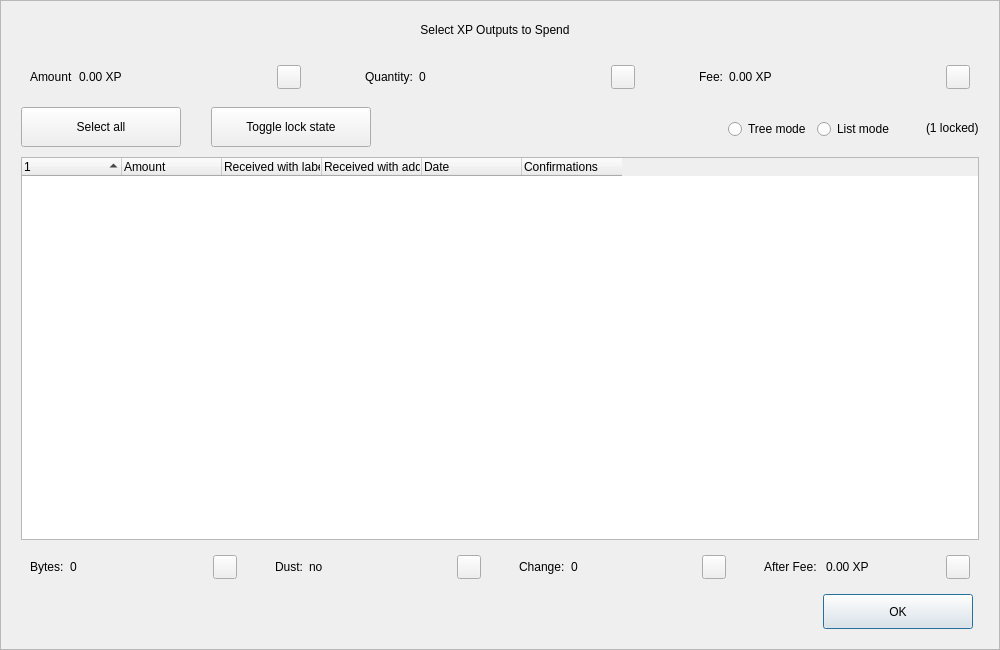
<?xml version="1.0" encoding="UTF-8"?>
<ui version="4.0">
 <class>CoinControlDialog</class>
 <widget class="QDialog" name="CoinControlDialog">
  <property name="geometry">
   <rect>
    <x>0</x>
    <y>0</y>
    <width>1000</width>
    <height>650</height>
   </rect>
  </property>
  <property name="minimumSize">
   <size>
    <width>950</width>
    <height>650</height>
   </size>
  </property>
  <property name="windowTitle">
   <string>Coin Selection</string>
  </property>
  <property name="styleSheet">
   <string notr="true"/>
  </property>
  <layout class="QVBoxLayout" name="verticalLayout">
   <property name="spacing">
    <number>0</number>
   </property>
   <property name="leftMargin">
    <number>0</number>
   </property>
   <property name="topMargin">
    <number>0</number>
   </property>
   <property name="rightMargin">
    <number>0</number>
   </property>
   <property name="bottomMargin">
    <number>0</number>
   </property>
   <item>
    <widget class="QFrame" name="frameContainer">
     <property name="toolTipDuration">
      <number>0</number>
     </property>
     <property name="frameShape">
      <enum>QFrame::StyledPanel</enum>
     </property>
     <property name="frameShadow">
      <enum>QFrame::Raised</enum>
     </property>
     <layout class="QVBoxLayout" name="verticalLayout_2">
      <property name="leftMargin">
       <number>0</number>
      </property>
      <property name="rightMargin">
       <number>0</number>
      </property>
      <property name="bottomMargin">
       <number>20</number>
      </property>
      <item>
       <layout class="QHBoxLayout" name="horizontalLayout_12">
        <property name="spacing">
         <number>0</number>
        </property>
        <property name="leftMargin">
         <number>20</number>
        </property>
        <property name="rightMargin">
         <number>30</number>
        </property>
        <item>
         <spacer name="horizontalSpacer_4">
          <property name="orientation">
           <enum>Qt::Horizontal</enum>
          </property>
          <property name="sizeHint" stdset="0">
           <size>
            <width>40</width>
            <height>20</height>
           </size>
          </property>
         </spacer>
        </item>
        <item>
         <widget class="QLabel" name="labelTitle">
          <property name="minimumSize">
           <size>
            <width>0</width>
            <height>40</height>
           </size>
          </property>
          <property name="maximumSize">
           <size>
            <width>16777215</width>
            <height>40</height>
           </size>
          </property>
          <property name="text">
           <string>Select XP Outputs to Spend</string>
          </property>
          <property name="alignment">
           <set>Qt::AlignCenter</set>
          </property>
          <property name="margin">
           <number>7</number>
          </property>
         </widget>
        </item>
        <item>
         <spacer name="horizontalSpacer_5">
          <property name="orientation">
           <enum>Qt::Horizontal</enum>
          </property>
          <property name="sizeHint" stdset="0">
           <size>
            <width>40</width>
            <height>20</height>
           </size>
          </property>
         </spacer>
        </item>
       </layout>
      </item>
      <item>
       <layout class="QHBoxLayout" name="horizontalLayout_8">
        <property name="leftMargin">
         <number>20</number>
        </property>
        <property name="rightMargin">
         <number>20</number>
        </property>
        <item>
         <widget class="QWidget" name="layoutAmount" native="true">
          <layout class="QHBoxLayout" name="horizontalLayout_9" stretch="0,1,0">
           <item>
            <widget class="QLabel" name="labelCoinControlAmountText">
             <property name="text">
              <string>Amount</string>
             </property>
            </widget>
           </item>
           <item>
            <widget class="QLabel" name="labelCoinControlAmount">
             <property name="text">
              <string>0.00 XP</string>
             </property>
            </widget>
           </item>
           <item alignment="Qt::AlignHCenter|Qt::AlignVCenter">
            <widget class="QPushButton" name="pushButtonAmount">
             <property name="minimumSize">
              <size>
               <width>0</width>
               <height>24</height>
              </size>
             </property>
             <property name="maximumSize">
              <size>
               <width>24</width>
               <height>26</height>
              </size>
             </property>
             <property name="focusPolicy">
              <enum>Qt::NoFocus</enum>
             </property>
             <property name="styleSheet">
              <string notr="true">padding-bottom:2px;
padding-right:4px;</string>
             </property>
             <property name="text">
              <string/>
             </property>
            </widget>
           </item>
          </layout>
         </widget>
        </item>
        <item>
         <spacer name="horizontalSpacer_2">
          <property name="orientation">
           <enum>Qt::Horizontal</enum>
          </property>
          <property name="sizeType">
           <enum>QSizePolicy::Fixed</enum>
          </property>
          <property name="sizeHint" stdset="0">
           <size>
            <width>40</width>
            <height>20</height>
           </size>
          </property>
         </spacer>
        </item>
        <item>
         <widget class="QWidget" name="layoutQuantity" native="true">
          <layout class="QHBoxLayout" name="horizontalLayout_10" stretch="0,1,0">
           <item>
            <widget class="QLabel" name="labelCoinControlQuantityText">
             <property name="text">
              <string>Quantity:</string>
             </property>
            </widget>
           </item>
           <item>
            <widget class="QLabel" name="labelCoinControlQuantity">
             <property name="text">
              <string>0</string>
             </property>
            </widget>
           </item>
           <item alignment="Qt::AlignHCenter|Qt::AlignVCenter">
            <widget class="QPushButton" name="pushButtonQuantity">
             <property name="minimumSize">
              <size>
               <width>0</width>
               <height>24</height>
              </size>
             </property>
             <property name="maximumSize">
              <size>
               <width>24</width>
               <height>26</height>
              </size>
             </property>
             <property name="focusPolicy">
              <enum>Qt::NoFocus</enum>
             </property>
             <property name="styleSheet">
              <string notr="true">padding-bottom:2px;
               padding-right:4px;</string>
             </property>
             <property name="text">
              <string/>
             </property>
            </widget>
           </item>
          </layout>
         </widget>
        </item>
        <item>
         <spacer name="horizontalSpacer_22">
          <property name="orientation">
           <enum>Qt::Horizontal</enum>
          </property>
          <property name="sizeType">
           <enum>QSizePolicy::Fixed</enum>
          </property>
          <property name="sizeHint" stdset="0">
           <size>
            <width>40</width>
            <height>20</height>
           </size>
          </property>
         </spacer>
        </item>
        <item>
         <widget class="QWidget" name="layoutFee" native="true">
          <layout class="QHBoxLayout" name="horizontalLayout_11" stretch="0,1,0">
           <item>
            <widget class="QLabel" name="labelCoinControlFeeText">
             <property name="text">
              <string>Fee:</string>
             </property>
            </widget>
           </item>
           <item>
            <widget class="QLabel" name="labelCoinControlFee">
             <property name="text">
              <string>0.00 XP</string>
             </property>
            </widget>
           </item>
           <item alignment="Qt::AlignHCenter|Qt::AlignVCenter">
            <widget class="QPushButton" name="pushButtonFee">
             <property name="minimumSize">
              <size>
               <width>0</width>
               <height>24</height>
              </size>
             </property>
             <property name="maximumSize">
              <size>
               <width>24</width>
               <height>26</height>
              </size>
             </property>
             <property name="focusPolicy">
              <enum>Qt::NoFocus</enum>
             </property>
             <property name="styleSheet">
              <string notr="true">padding-bottom:2px;
               padding-right:4px;</string>
             </property>
             <property name="text">
              <string/>
             </property>
            </widget>
           </item>
          </layout>
         </widget>
        </item>
       </layout>
      </item>
      <item>
       <widget class="QFrame" name="frame">
        <property name="minimumSize">
         <size>
          <width>0</width>
          <height>40</height>
         </size>
        </property>
        <property name="styleSheet">
         <string notr="true">#frame {
	border:0;
}</string>
        </property>
        <property name="frameShape">
         <enum>QFrame::StyledPanel</enum>
        </property>
        <property name="frameShadow">
         <enum>QFrame::Sunken</enum>
        </property>
        <layout class="QHBoxLayout" name="horizontalLayout">
         <property name="spacing">
          <number>0</number>
         </property>
         <property name="leftMargin">
          <number>20</number>
         </property>
         <property name="topMargin">
          <number>0</number>
         </property>
         <property name="rightMargin">
          <number>20</number>
         </property>
         <property name="bottomMargin">
          <number>0</number>
         </property>
         <item>
          <layout class="QHBoxLayout" name="horizontalLayoutPanel" stretch="0,0,0,0,0,0">
           <property name="spacing">
            <number>20</number>
           </property>
           <item>
            <widget class="QPushButton" name="pushButtonSelectAll">
             <property name="sizePolicy">
              <sizepolicy hsizetype="Maximum" vsizetype="Fixed">
               <horstretch>0</horstretch>
               <verstretch>0</verstretch>
              </sizepolicy>
             </property>
             <property name="minimumSize">
              <size>
               <width>160</width>
               <height>40</height>
              </size>
             </property>
             <property name="maximumSize">
              <size>
               <width>16777215</width>
               <height>40</height>
              </size>
             </property>
             <property name="text">
              <string>Select all</string>
             </property>
             <property name="checkable">
              <bool>true</bool>
             </property>
             <property name="checked">
              <bool>false</bool>
             </property>
             <property name="autoExclusive">
              <bool>false</bool>
             </property>
             <property name="autoDefault">
              <bool>false</bool>
             </property>
            </widget>
           </item>
           <item>
            <spacer name="horizontalSpacer_6">
             <property name="orientation">
              <enum>Qt::Horizontal</enum>
             </property>
             <property name="sizeType">
              <enum>QSizePolicy::Fixed</enum>
             </property>
             <property name="sizeHint" stdset="0">
              <size>
               <width>10</width>
               <height>20</height>
              </size>
             </property>
            </spacer>
           </item>
           <item>
            <widget class="QPushButton" name="pushButtonToggleLock">
             <property name="sizePolicy">
              <sizepolicy hsizetype="Maximum" vsizetype="Fixed">
               <horstretch>0</horstretch>
               <verstretch>0</verstretch>
              </sizepolicy>
             </property>
             <property name="minimumSize">
              <size>
               <width>160</width>
               <height>40</height>
              </size>
             </property>
             <property name="maximumSize">
              <size>
               <width>16777215</width>
               <height>40</height>
              </size>
             </property>
             <property name="text">
              <string>Toggle lock state</string>
             </property>
             <property name="checkable">
              <bool>true</bool>
             </property>
             <property name="autoExclusive">
              <bool>false</bool>
             </property>
             <property name="autoDefault">
              <bool>false</bool>
             </property>
            </widget>
           </item>
           <item>
            <spacer name="horizontalSpacer_7">
             <property name="orientation">
              <enum>Qt::Horizontal</enum>
             </property>
             <property name="sizeType">
              <enum>QSizePolicy::Expanding</enum>
             </property>
             <property name="sizeHint" stdset="0">
              <size>
               <width>30</width>
               <height>20</height>
              </size>
             </property>
            </spacer>
           </item>
           <item alignment="Qt::AlignRight">
            <widget class="QGroupBox" name="groupBox_2">
             <property name="styleSheet">
              <string notr="true">#groupBox_2 {
    background-color:transparent;
    border-radius:0;
}</string>
             </property>
             <property name="title">
              <string/>
             </property>
             <layout class="QHBoxLayout" name="horizontalLayout_14">
              <item>
               <widget class="QRadioButton" name="radioTreeMode">
                <property name="sizePolicy">
                 <sizepolicy hsizetype="Maximum" vsizetype="Fixed">
                  <horstretch>0</horstretch>
                  <verstretch>0</verstretch>
                 </sizepolicy>
                </property>
                <property name="text">
                 <string>Tree mode</string>
                </property>
               </widget>
              </item>
              <item>
               <widget class="QRadioButton" name="radioListMode">
                <property name="sizePolicy">
                 <sizepolicy hsizetype="Maximum" vsizetype="Fixed">
                  <horstretch>0</horstretch>
                  <verstretch>0</verstretch>
                 </sizepolicy>
                </property>
                <property name="text">
                 <string>List mode</string>
                </property>
                <property name="checked">
                 <bool>false</bool>
                </property>
               </widget>
              </item>
             </layout>
            </widget>
           </item>
           <item>
            <widget class="QLabel" name="labelLocked">
             <property name="text">
              <string>(1 locked)</string>
             </property>
            </widget>
           </item>
          </layout>
         </item>
        </layout>
       </widget>
      </item>
      <item>
       <layout class="QHBoxLayout" name="horizontalLayout_13">
        <property name="leftMargin">
         <number>20</number>
        </property>
        <property name="rightMargin">
         <number>20</number>
        </property>
        <item>
         <widget class="CoinControlTreeWidget" name="treeWidget">
          <property name="contextMenuPolicy">
           <enum>Qt::CustomContextMenu</enum>
          </property>
          <property name="styleSheet">
           <string notr="true"/>
          </property>
          <property name="sortingEnabled">
           <bool>false</bool>
          </property>
          <property name="columnCount">
           <number>6</number>
          </property>
          <attribute name="headerShowSortIndicator" stdset="0">
           <bool>true</bool>
          </attribute>
          <attribute name="headerStretchLastSection">
           <bool>false</bool>
          </attribute>
          <column>
           <property name="text">
            <string/>
           </property>
          </column>
          <column>
           <property name="text">
            <string>Amount</string>
           </property>
          </column>
          <column>
           <property name="text">
            <string>Received with label</string>
           </property>
          </column>
          <column>
           <property name="text">
            <string>Received with address</string>
           </property>
          </column>
          <column>
           <property name="text">
            <string>Date</string>
           </property>
          </column>
          <column>
           <property name="text">
            <string>Confirmations</string>
           </property>
           <property name="toolTip">
            <string>Confirmed</string>
           </property>
          </column>
         </widget>
        </item>
       </layout>
      </item>
      <item>
       <layout class="QHBoxLayout" name="horizontalLayout_3">
        <property name="spacing">
         <number>20</number>
        </property>
        <property name="leftMargin">
         <number>20</number>
        </property>
        <property name="rightMargin">
         <number>20</number>
        </property>
        <item>
         <widget class="QWidget" name="layoutBytes" native="true">
          <layout class="QHBoxLayout" name="horizontalLayout_4" stretch="0,1,0">
           <item>
            <widget class="QLabel" name="labelCoinControlBytesText">
             <property name="text">
              <string>Bytes:</string>
             </property>
            </widget>
           </item>
           <item>
            <widget class="QLabel" name="labelCoinControlBytes">
             <property name="text">
              <string>0</string>
             </property>
            </widget>
           </item>
           <item alignment="Qt::AlignHCenter|Qt::AlignVCenter">
            <widget class="QPushButton" name="pushButtonBytes">
             <property name="minimumSize">
              <size>
               <width>0</width>
               <height>24</height>
              </size>
             </property>
             <property name="maximumSize">
              <size>
               <width>24</width>
               <height>26</height>
              </size>
             </property>
             <property name="focusPolicy">
              <enum>Qt::NoFocus</enum>
             </property>
             <property name="styleSheet">
              <string notr="true">padding-bottom:2px;
               padding-right:4px;</string>
             </property>
             <property name="text">
              <string/>
             </property>
            </widget>
           </item>
          </layout>
         </widget>
        </item>
        <item>
         <widget class="QWidget" name="layoutDust" native="true">
          <layout class="QHBoxLayout" name="horizontalLayout_5" stretch="0,1,0">
           <item>
            <widget class="QLabel" name="labelCoinControlLowOutputText">
             <property name="text">
              <string>Dust:</string>
             </property>
            </widget>
           </item>
           <item>
            <widget class="QLabel" name="labelCoinControlLowOutput">
             <property name="text">
              <string>no</string>
             </property>
            </widget>
           </item>
           <item alignment="Qt::AlignHCenter|Qt::AlignVCenter">
            <widget class="QPushButton" name="pushButtonDust">
             <property name="minimumSize">
              <size>
               <width>0</width>
               <height>24</height>
              </size>
             </property>
             <property name="maximumSize">
              <size>
               <width>24</width>
               <height>26</height>
              </size>
             </property>
             <property name="focusPolicy">
              <enum>Qt::NoFocus</enum>
             </property>
             <property name="styleSheet">
              <string notr="true">padding-bottom:2px;
               padding-right:4px;</string>
             </property>
             <property name="text">
              <string/>
             </property>
            </widget>
           </item>
          </layout>
         </widget>
        </item>
        <item>
         <widget class="QWidget" name="layoutChange" native="true">
          <layout class="QHBoxLayout" name="horizontalLayout_6" stretch="0,1,0">
           <item>
            <widget class="QLabel" name="labelCoinControlChangeText">
             <property name="text">
              <string>Change:</string>
             </property>
            </widget>
           </item>
           <item>
            <widget class="QLabel" name="labelCoinControlChange">
             <property name="text">
              <string>0</string>
             </property>
            </widget>
           </item>
           <item alignment="Qt::AlignHCenter|Qt::AlignVCenter">
            <widget class="QPushButton" name="pushButtonChange">
             <property name="minimumSize">
              <size>
               <width>0</width>
               <height>24</height>
              </size>
             </property>
             <property name="maximumSize">
              <size>
               <width>24</width>
               <height>26</height>
              </size>
             </property>
             <property name="focusPolicy">
              <enum>Qt::NoFocus</enum>
             </property>
             <property name="styleSheet">
              <string notr="true">padding-bottom:2px;
               padding-right:4px;</string>
             </property>
             <property name="text">
              <string/>
             </property>
            </widget>
           </item>
          </layout>
         </widget>
        </item>
        <item>
         <widget class="QWidget" name="layoutAfter" native="true">
          <layout class="QHBoxLayout" name="horizontalLayout_7" stretch="0,1,0">
           <item>
            <widget class="QLabel" name="labelCoinControlAfterFeeText">
             <property name="text">
              <string>After Fee: </string>
             </property>
            </widget>
           </item>
           <item>
            <widget class="QLabel" name="labelCoinControlAfterFee">
             <property name="text">
              <string>0.00 XP</string>
             </property>
            </widget>
           </item>
           <item alignment="Qt::AlignHCenter|Qt::AlignVCenter">
            <widget class="QPushButton" name="pushButtonAlterFee">
             <property name="minimumSize">
              <size>
               <width>0</width>
               <height>24</height>
              </size>
             </property>
             <property name="maximumSize">
              <size>
               <width>24</width>
               <height>26</height>
              </size>
             </property>
             <property name="focusPolicy">
              <enum>Qt::NoFocus</enum>
             </property>
             <property name="styleSheet">
              <string notr="true">padding-bottom:2px;
               padding-right:4px;</string>
             </property>
             <property name="text">
              <string/>
             </property>
            </widget>
           </item>
          </layout>
         </widget>
        </item>
       </layout>
      </item>
      <item>
       <layout class="QHBoxLayout" name="horizontalLayout_2">
        <property name="spacing">
         <number>0</number>
        </property>
        <property name="leftMargin">
         <number>20</number>
        </property>
        <property name="rightMargin">
         <number>26</number>
        </property>
        <item>
         <spacer name="horizontalSpacer_3">
          <property name="orientation">
           <enum>Qt::Horizontal</enum>
          </property>
          <property name="sizeHint" stdset="0">
           <size>
            <width>558</width>
            <height>20</height>
           </size>
          </property>
         </spacer>
        </item>
        <item>
         <widget class="QPushButton" name="pushButtonOk">
          <property name="minimumSize">
           <size>
            <width>150</width>
            <height>35</height>
           </size>
          </property>
          <property name="text">
           <string>OK</string>
          </property>
         </widget>
        </item>
       </layout>
      </item>
     </layout>
    </widget>
   </item>
  </layout>
 </widget>
 <customwidgets>
  <customwidget>
   <class>CoinControlTreeWidget</class>
   <extends>QTreeWidget</extends>
   <header>coincontroltreewidget.h</header>
  </customwidget>
 </customwidgets>
 <resources/>
 <connections/>
</ui>
